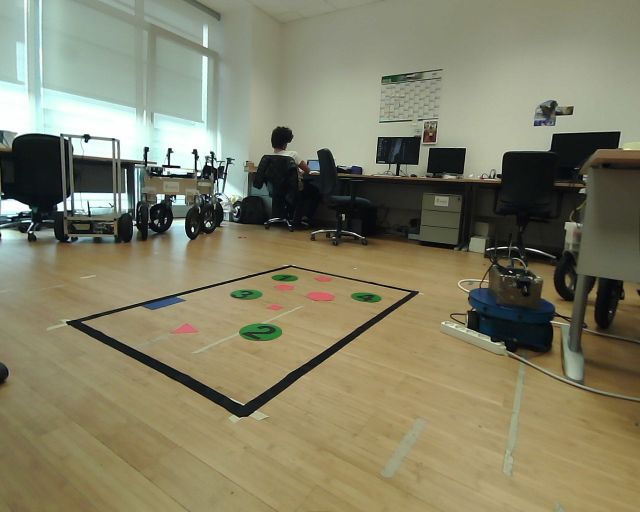
//> input picture 04_image_processing/undistored3.jpg, 1280 x 1024 px (shown at 1/2 size)
$ ./img_processing   (built with g++ and OpenCV 4)
//> lines starting //> are read from the running program, lines starting //| are printed output that depends on the picture
// img_processing.cpp:
// Load the calibration coefficients and the perspective transformation matrix,
// and use them to undistort and unwarp an input image

#include <opencv2/core.hpp>
#include <opencv2/videoio.hpp>
#include <opencv2/highgui.hpp>
#include <opencv2/opencv.hpp>
#include <iostream>
#include <vector>
#include <atomic>
#include <unistd.h>

void loadAllParameters(const std::string& filename,
                       cv::Mat& camera_matrix,
                       cv::Mat& dist_coeffs,
                       double& pixel_scale,
                       cv::Mat& persp_transf)
{
  cv::FileStorage fs( filename, cv::FileStorage::READ );
  if (!fs.isOpened())
  {
    throw std::runtime_error("Could not open file " + filename);
  }
  fs["camera_matrix"] >> camera_matrix;
  fs["dist_coeffs"] >> dist_coeffs;
  fs["pixel_scale"] >> pixel_scale;
  fs["persp_transf"] >> persp_transf;
  fs.release();
}


void run()
{
  cv::Mat camera_matrix, dist_coeffs, persp_transf;
  double pixel_scale;
  loadAllParameters("../config/fullCalibration.yml", camera_matrix, dist_coeffs,
                    pixel_scale, persp_transf);

  std::string filename = "undistored3.jpg";
  cv::Mat img = cv::imread(filename.c_str());
//> img is the input picture: 1024 rows x 1280 cols, CV_8UC3; mean B, G, R 102.7, 128.2, 130.8
  cv::Mat img_undist, img_warped, concat;
  cv::undistort(img, img_undist, camera_matrix, dist_coeffs);
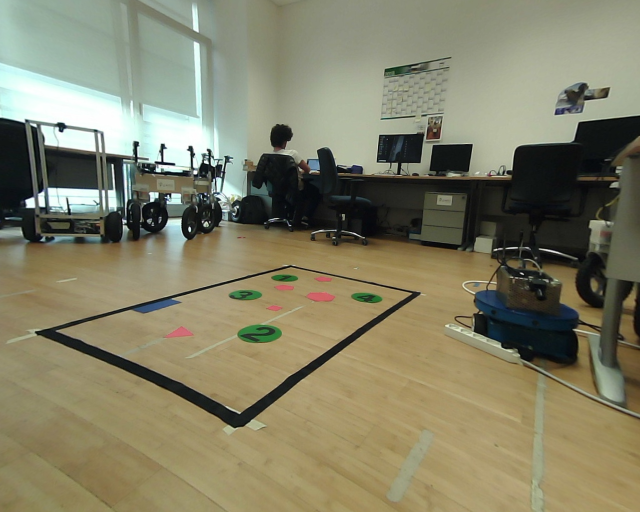
//> img_undist: 1024 rows x 1280 cols, CV_8UC3 (shown at 1/2 size); mean B, G, R 103.1, 128.2, 130.8
  cv::warpPerspective(img_undist, img_warped, persp_transf, img_undist.size());
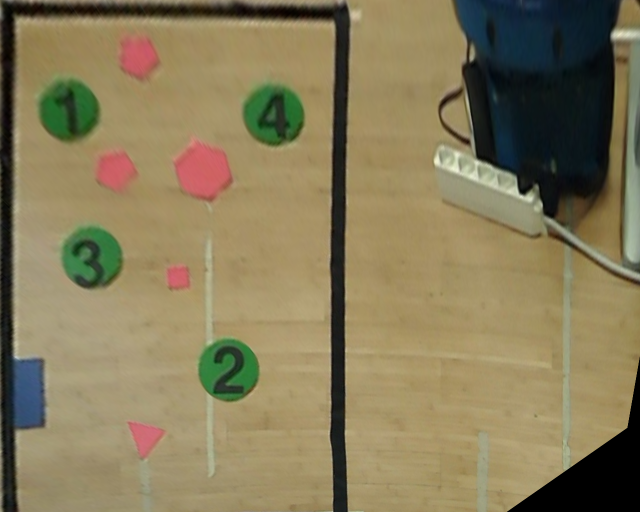
//> img_warped: 1024 rows x 1280 cols, CV_8UC3 (shown at 1/2 size); mean B, G, R 89.1, 122.8, 134.4
  cv::hconcat(img, img_warped, concat);
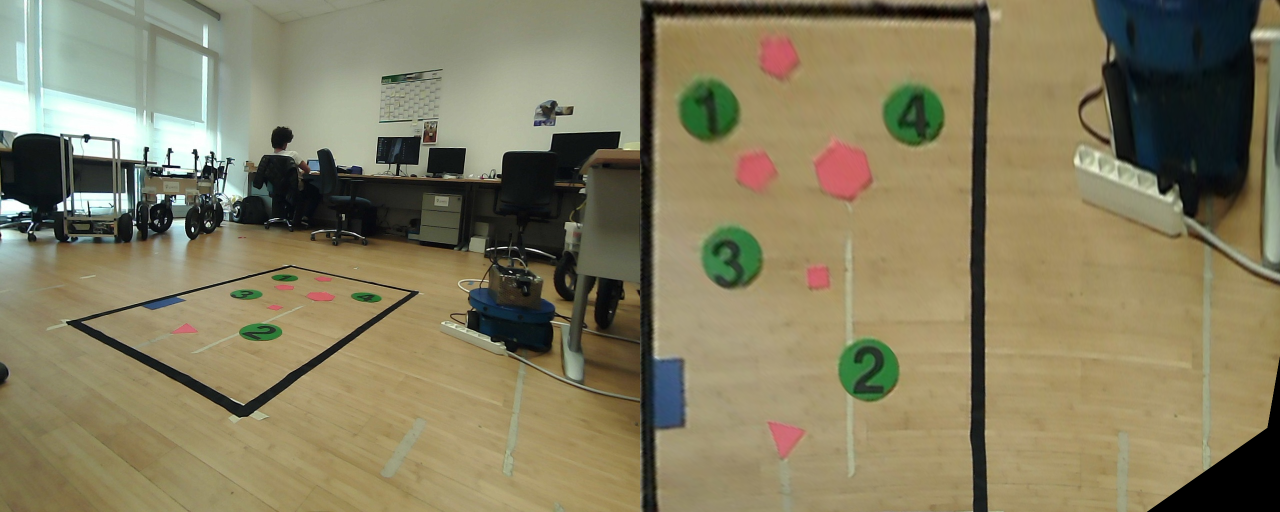
//> concat: 1024 rows x 2560 cols, CV_8UC3 (shown at 1/2 size); mean B, G, R 95.9, 125.5, 132.6
  cv::resize(concat, concat, cv::Size(1280,512));
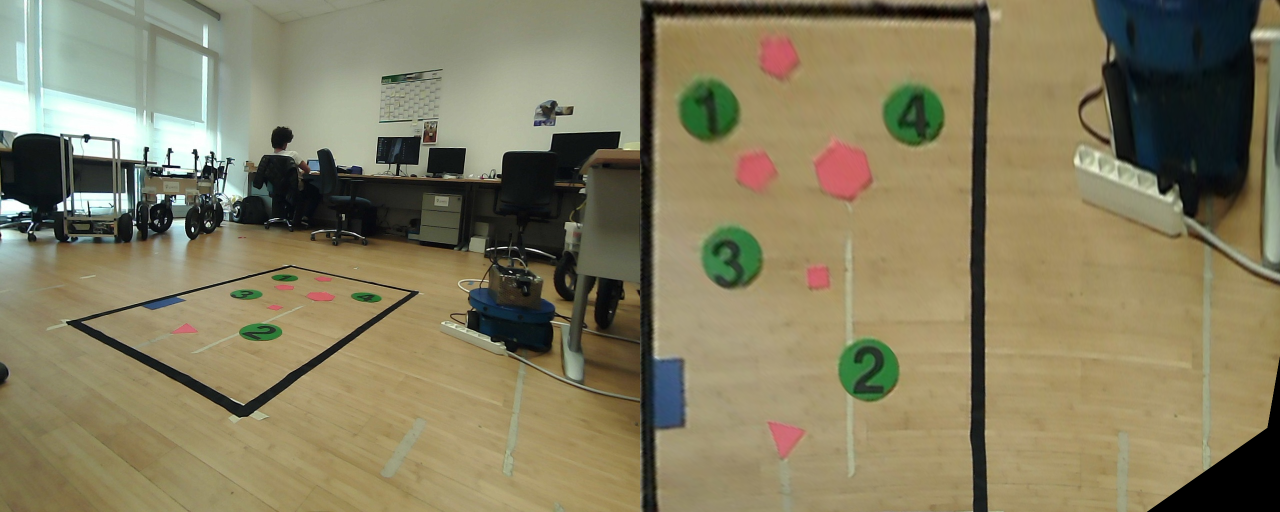
//> concat: 512 rows x 1280 cols, CV_8UC3; mean B, G, R 96, 125.6, 132.8
  cv::imshow("Win1", concat);
  cv::waitKey(0);
}

int main()
{
  run();
  return 0;
}

$ run again, with 04_image_processing/undistored2.jpg copied over 04_image_processing/undistored3.jpg
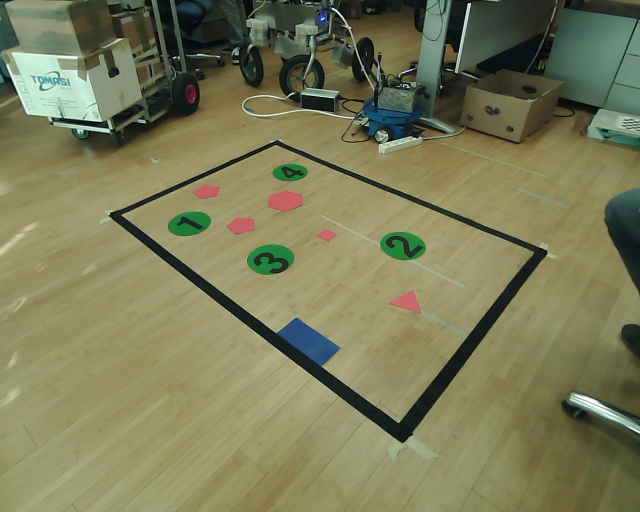
//> input picture 04_image_processing/undistored2.jpg, 1280 x 1024 px (shown at 1/2 size)
//> in run, img is the input picture: 1024 rows x 1280 cols, CV_8UC3; mean B, G, R 88.5, 123.4, 122.7
//> in run, `cv::warpPerspective(img_undist, img_warped, persp_transf, img_undist.s..`:
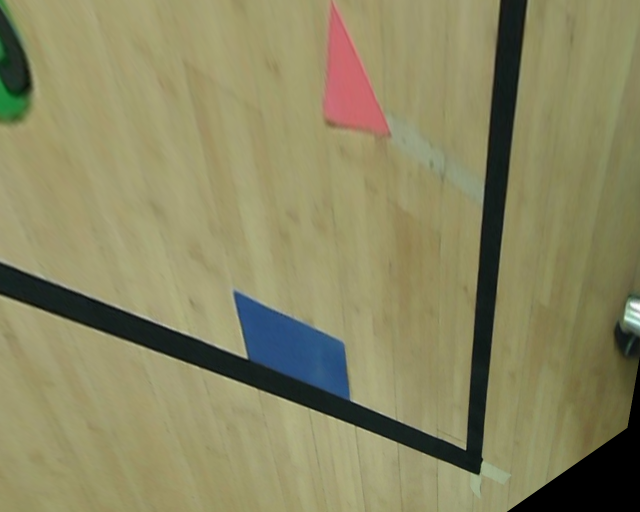
//> img_warped: 1024 rows x 1280 cols, CV_8UC3 (shown at 1/2 size); mean B, G, R 97.7, 134.8, 138.2
//> in run, `cv::resize(concat, concat, cv::Size(1280,512));`:
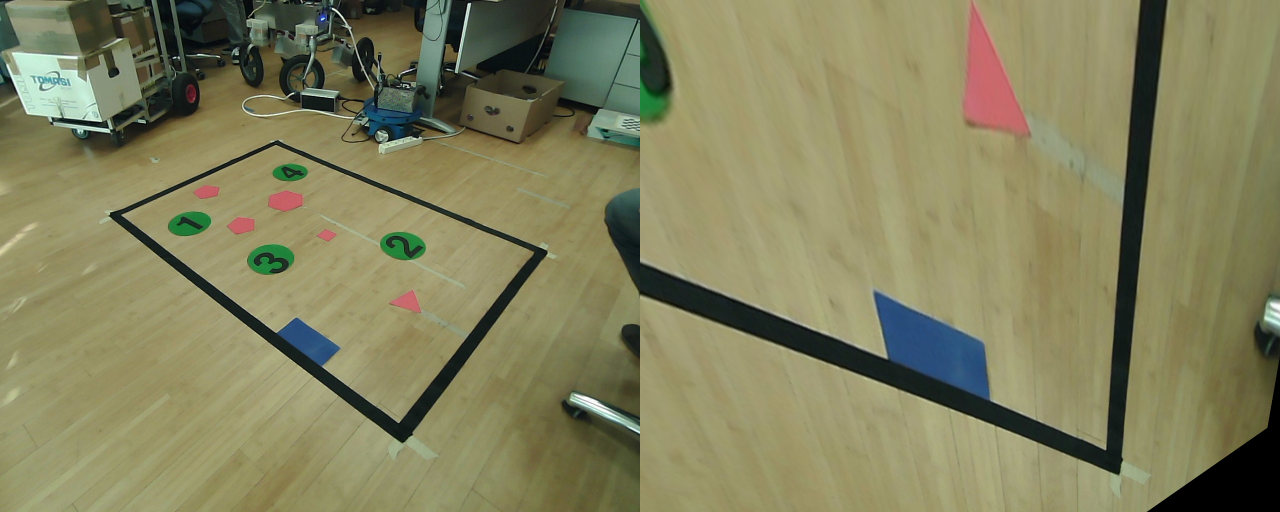
//> concat: 512 rows x 1280 cols, CV_8UC3; mean B, G, R 93.2, 129.2, 130.6

$ run again, with 04_image_processing/01.jpg copied over 04_image_processing/undistored3.jpg
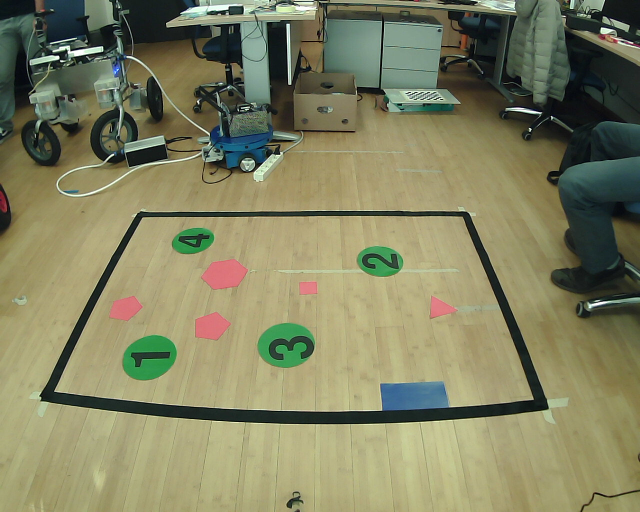
//> input picture 04_image_processing/01.jpg, 1280 x 1024 px (shown at 1/2 size)
//> in run, img is the input picture: 1024 rows x 1280 cols, CV_8UC3; mean B, G, R 97, 129.5, 129.4
//> in run, `cv::warpPerspective(img_undist, img_warped, persp_transf, img_undist.s..`:
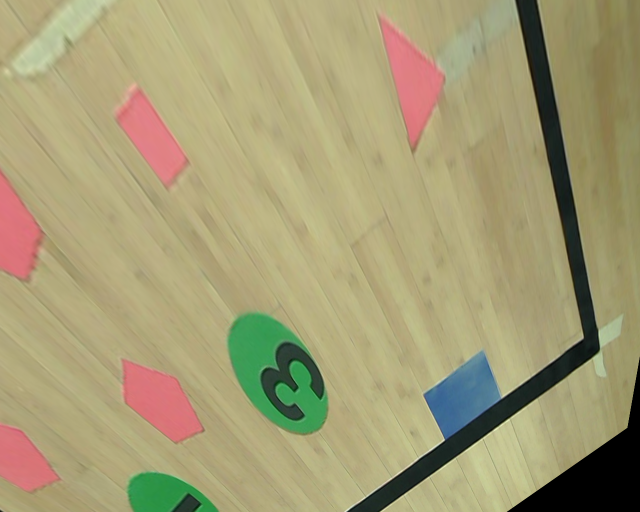
//> img_warped: 1024 rows x 1280 cols, CV_8UC3 (shown at 1/2 size); mean B, G, R 116.3, 156, 164.3
//> in run, `cv::resize(concat, concat, cv::Size(1280,512));`:
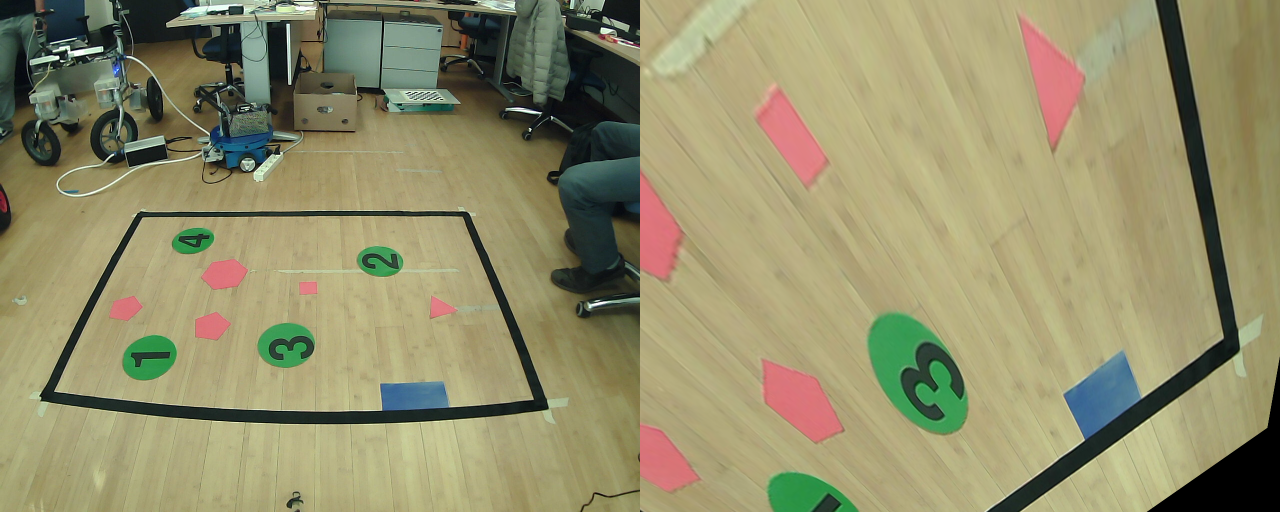
//> concat: 512 rows x 1280 cols, CV_8UC3; mean B, G, R 106.8, 142.9, 147

$ run again, with 04_image_processing/02.jpg copied over 04_image_processing/undistored3.jpg
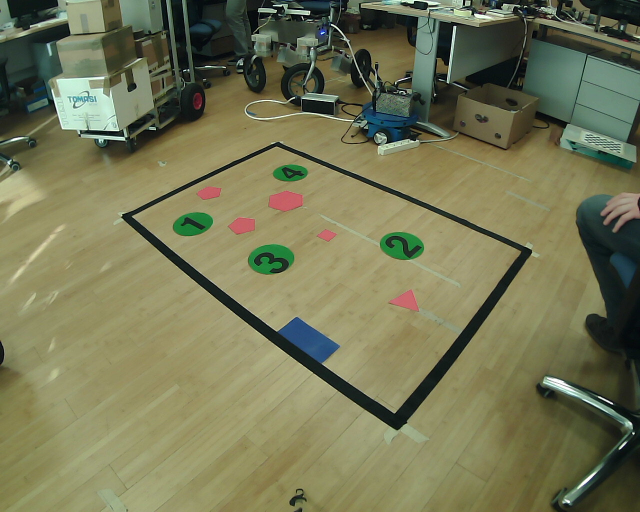
//> input picture 04_image_processing/02.jpg, 1280 x 1024 px (shown at 1/2 size)
//> in run, img is the input picture: 1024 rows x 1280 cols, CV_8UC3; mean B, G, R 85.7, 118.7, 117.2
//> in run, `cv::warpPerspective(img_undist, img_warped, persp_transf, img_undist.s..`:
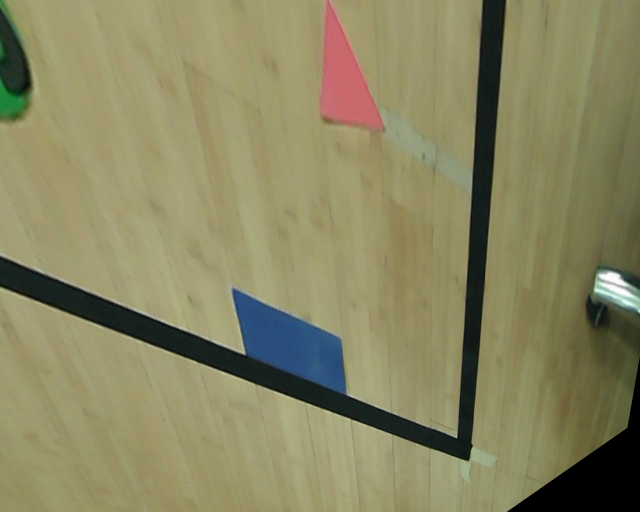
//> img_warped: 1024 rows x 1280 cols, CV_8UC3 (shown at 1/2 size); mean B, G, R 97, 134, 137.3
//> in run, `cv::resize(concat, concat, cv::Size(1280,512));`:
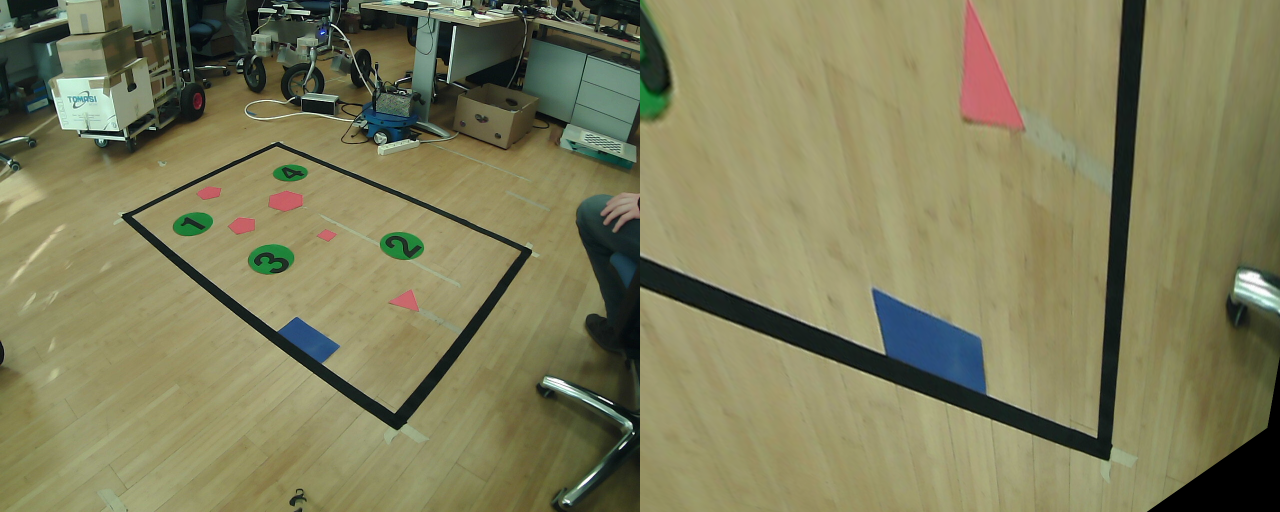
//> concat: 512 rows x 1280 cols, CV_8UC3; mean B, G, R 91.5, 126.5, 127.4
